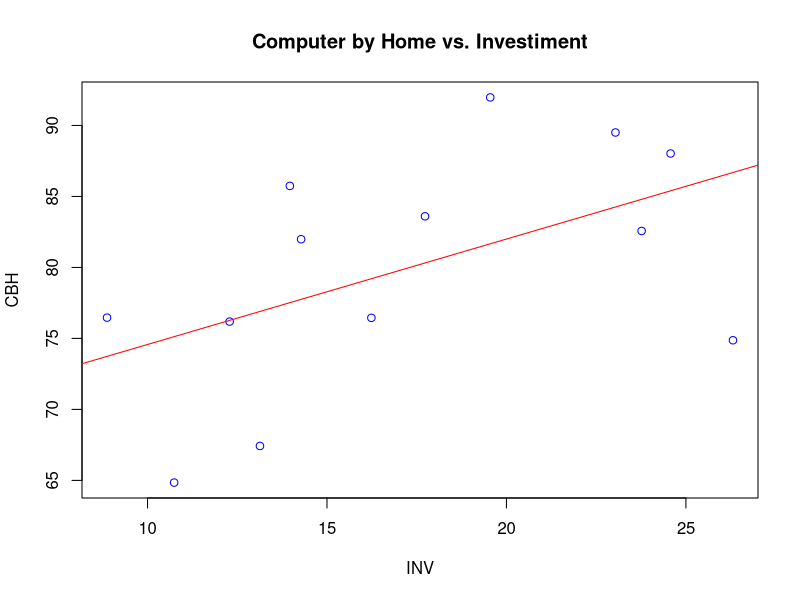
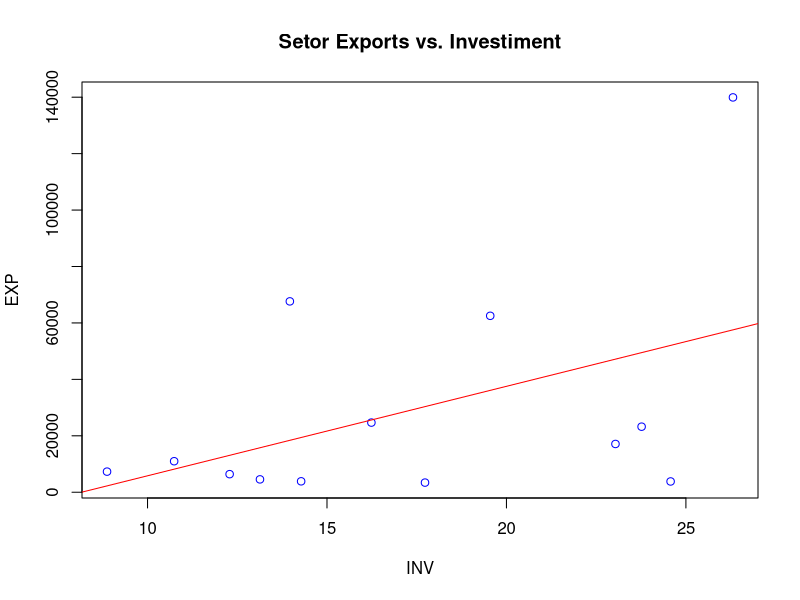
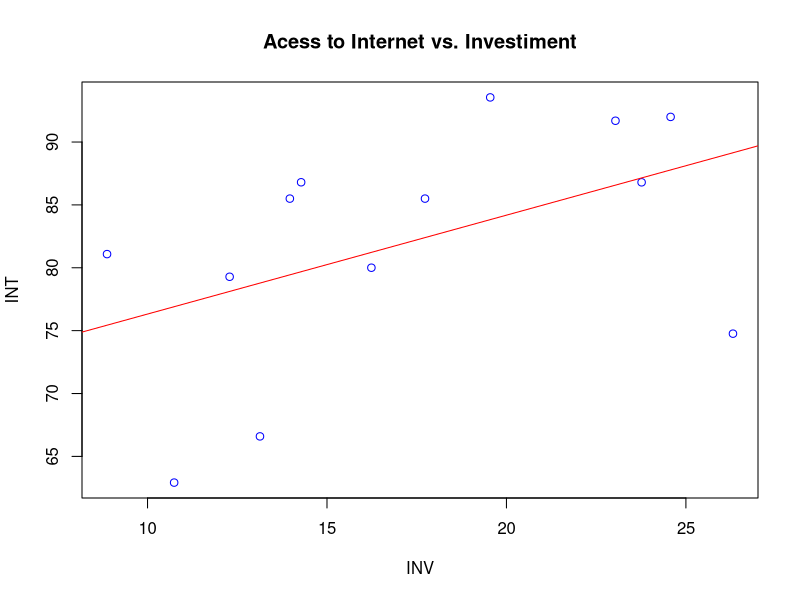

Here is the R script that generated these plots, in order:
data <- read.csv("./Database/DataFrame.csv")

EXP <- data$EXP
EMP <- data$EMP
CBH <- data$CBH
INT <- data$INT
INV <- data$INV

linCBH <- lm(formula=CBH ~ INV)
rstudent(linCBH)
summary(linCBH)

plot(INV, CBH, type = 'n', main = "Computer by Home vs. Investiment")
points(INV, CBH, col='blue')
abline(coef(linCBH)[1], coef(linCBH)[2], col='red')

linExp <- lm(formula= EXP ~ INV)
rstudent(linCBH)
summary(linCBH)

plot(INV, EXP, type = 'n', main = "Setor Exports vs. Investiment")
points(INV, EXP, col='blue')
abline(coef(linExp)[1], coef(linExp)[2], col='red')


# print(summary(linCBH))

linINT <- lm(formula=INT ~ INV)
rstudent(linINT)
summary(linINT)

plot(INV, INT, type = 'n', main = "Acess to Internet vs. Investiment")
points(INV, INT, col='blue')
abline(coef(linINT)[1], coef(linINT)[2], col='red')

# print(summary(linINT))